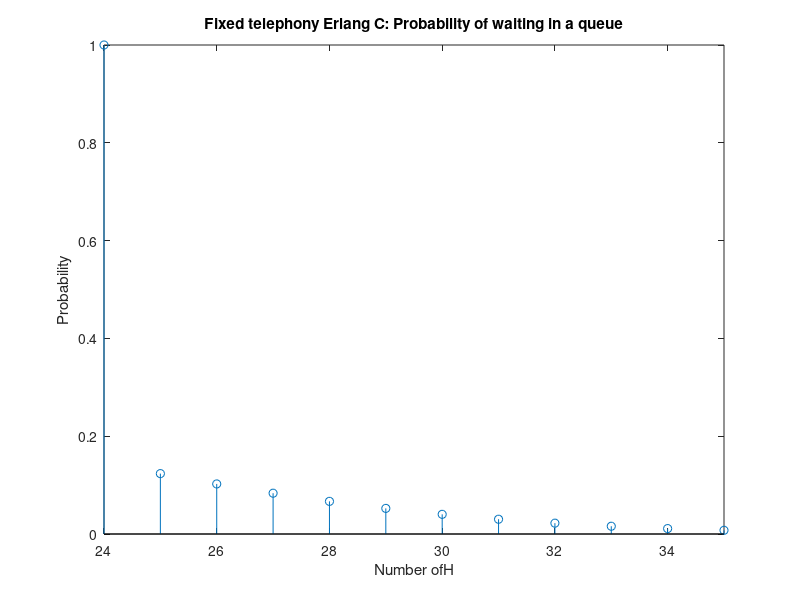
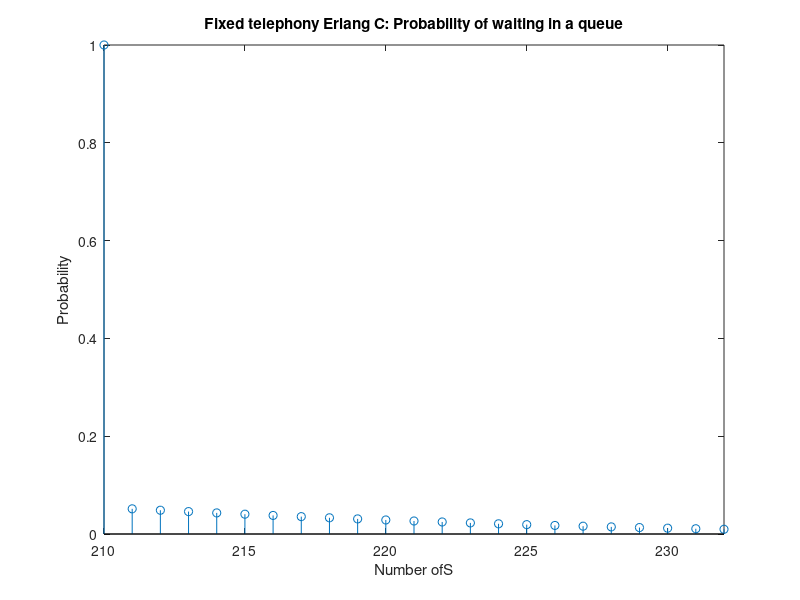
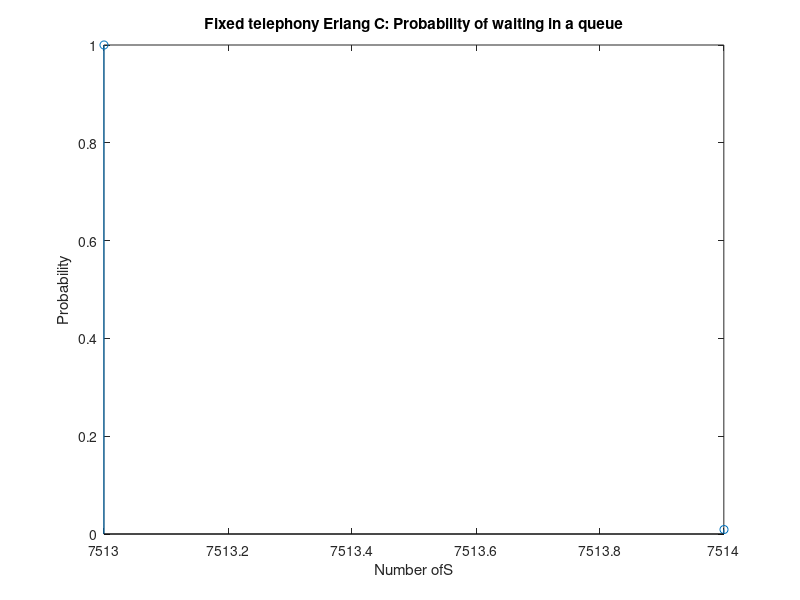
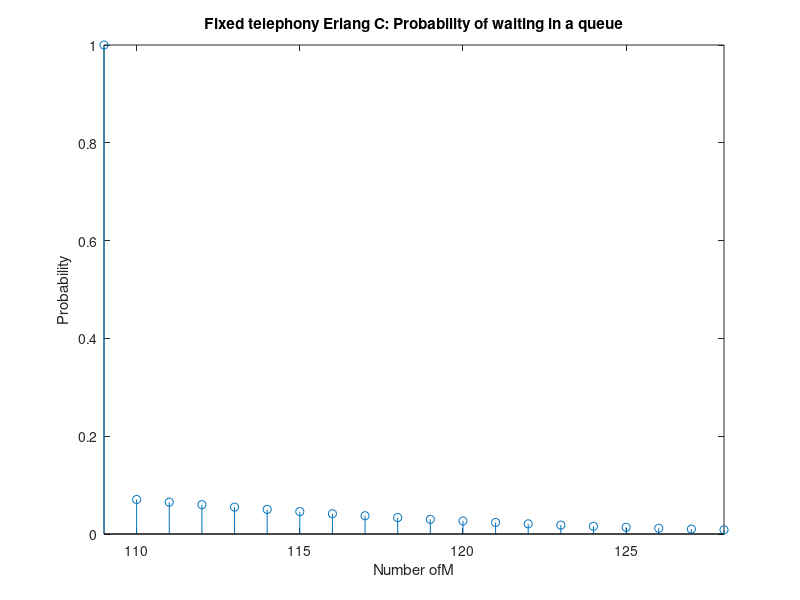

Write the MATLAB code that produced these figures, in order.
%% 
close all
clear

%% Data
users = 9604 + 1067 + 8570 + 77131;
usersLTE = 295957;
users = users + usersLTE;
concurrency = 0.17;

fixTelErlangs = 0.15;
fixTelDuration = 100; %s
fixTelLambda = fixTelErlangs/fixTelDuration*users*concurrency;


vidConfErlangs = 0.01;
vidConDuration = 30*60; %s
vidConLambda = 4*vidConfErlangs/vidConDuration*(users - usersLTE)/10*concurrency;

totalLambda = fixTelLambda + vidConLambda;
%% Simulation: Fixed telephony

functions = ["HSS" ,"MGCF", "MGW" ,"SGW", "MRF"];
maxNumberOf = [500 10000 20000 10000 20000]; %HSS MGCF MGW SGW MRF
worstCaseCalls = [2 12.375 3755.25 6.4475 90013]; %HSS MGCF MGW SGW MRF
servingTime = [120 170 20 170 20].*1e-3; %HSS MGCF MGW SGW MRF
lambda = [fixTelLambda fixTelLambda fixTelLambda fixTelLambda vidConLambda]; %HSS MGCF MGW SGW MRF
GoS = 0.01;
finalNumberOf = zeros(1,size(maxNumberOf,2));

for i = 1 : size(worstCaseCalls,2)
    
    Eb = ones(1,maxNumberOf(i));
    Ec = ones(1,maxNumberOf(i));
    meanWaitingTime = zeros(1,maxNumberOf(i));
    A = lambda(i) * worstCaseCalls(i) * servingTime(i);
    
    for N = ceil(A):maxNumberOf(i)

        k = 0:N-1;
        
        % Erlang C: Probability of waiting
        auxVectorEc = exp(gammaln(N+1) - gammaln(k+1) + (k - N)*log(A));
        Ec(N) = 1./(1 + sum(auxVectorEc));
        meanWaitingTime(N) = Ec(N) * servingTime(i)/(N-A);
        
        if(Ec(N) < 0.01)
            break;
        end
    end
    
    finalNumberOf(i) = find(Ec < GoS,1);
    disp(strcat("Number of ",functions(i),": ",int2str(finalNumberOf(i)),". Mean waiting time: ",num2str(meanWaitingTime(finalNumberOf(i)))))
    
    % figure
    % stem(Eb)
    % xlim([0 maxNumberOf(i)])
    % title('Fixed telephony Erlang B: Probability of blocking')
    % xlabel(strcat('Number of ',functions(i))); ylabel('Probability')
    % 
    figure
    stem(Ec)
    xlim([ceil(A-1) finalNumberOf(i)])
    title('Fixed telephony Erlang C: Probability of waiting in a queue')
    xlabel(strcat("Number of ",functions(i))); ylabel('Probability')
    % 
%     % figure
%     % stem(meanWaitingTime)
%     % xlim([0 maxNumberOf(i)])
%     % title('Fixed telephony Erlang c: Mean waiting time')
%     % xlabel(strcat('Number of ',functions(i))); ylabel('Seconds')

end



% %% Videoconference
% 
% maxNumberOfHSS = 5;
% Eb = zeros(1,maxNumberOfHSS);
% Ec = zeros(1,maxNumberOfHSS);
% meanWaitingTime = zeros(1,maxNumberOfHSS);
% 
% for N = 1:maxNumberOfHSS
%     
%     k = 0:N;
% 
%     % Erlang B: Probability of blocking
%     auxVectorEb = vidConfErlangs.^k./factorial(k);
%     Eb(N) = (vidConfErlangs^N/factorial(N))/(sum(auxVectorEb));
%     
%     % Erlang C: Probability of waiting
%     auxVectorEc = vidConfErlangs.^k./factorial(k) + vidConfErlangs.^N/factorial(N)*(N/(N-vidConfErlangs));
%     Ec(N) = vidConfErlangs.^N/factorial(N)*(N/(N-vidConfErlangs))/sum(auxVectorEc);
%     meanWaitingTime(N) = Ec(N) * vidConDuration/(N*(1-vidConfErlangs));
%     
% end
% 
% figure
% stem(Eb)
% xlim([0 maxNumberOfHSS])
% title('Videoconference Erlang B: Probability of blocking')
% xlabel('Number of HSS'); ylabel('Probability')
% 
% figure
% stem(Ec)
% xlim([0 maxNumberOfHSS])
% title('Videoconference Erlang C: Probability of waiting in a queue')
% xlabel('Number of HSS'); ylabel('Probability')
% 
% figure
% stem(meanWaitingTime)
% xlim([0 maxNumberOfHSS])
% title('Videoconference Erlang c: Mean waiting time')
% xlabel('Number of HSS'); ylabel('Seconds')
